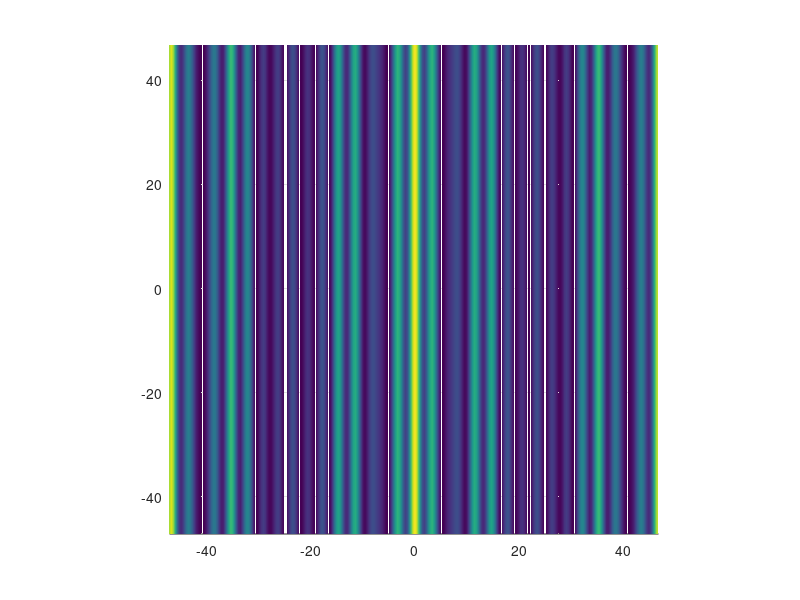
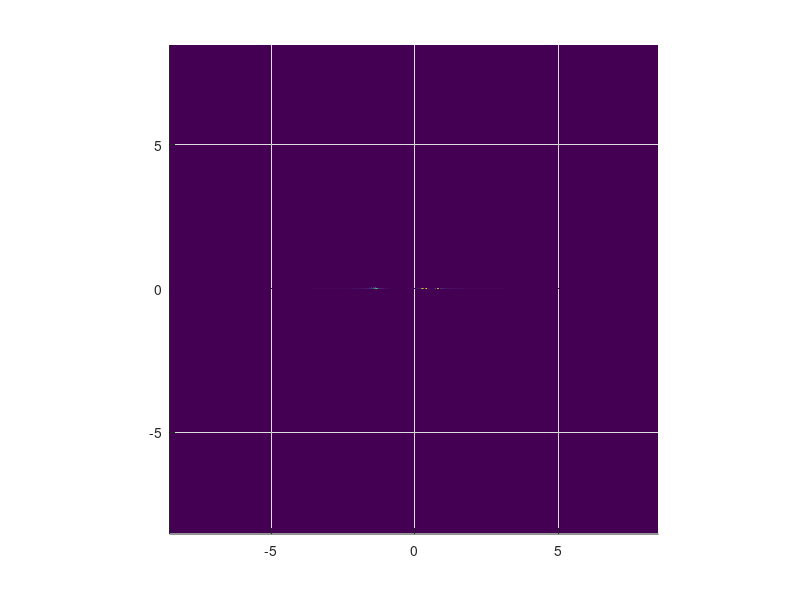
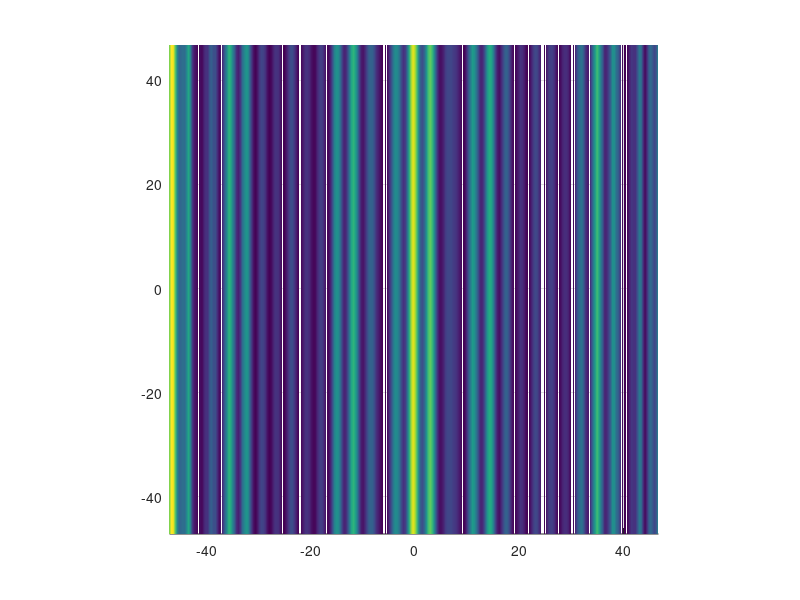
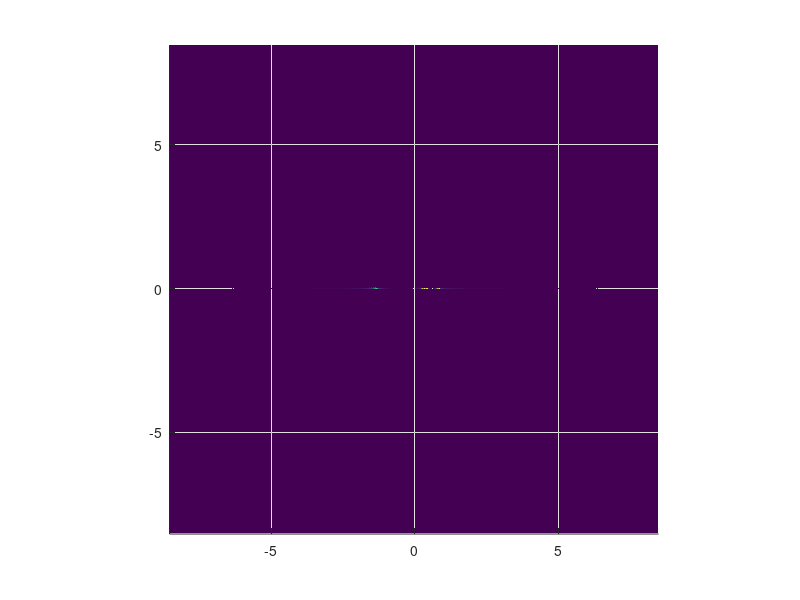

These figures' MATLAB source, in order:
clear all; format long; clc;             % 2D-Helmholtz Equation
k=2*pi;
lambda = 2.*pi./k;
% Nx=256*1; Lx=30; x=(Lx/Nx)*(-Nx/2:Nx/2-1)'; dx=x(2)-x(1); % x-grid
% Ny=256*1; Ly=30; y=(Ly/Ny)*(-Ny/2:Ny/2-1)'; dy=y(2)-y(1); % y-grid
Nx=256*1; Lx=30.*pi.*lambda; x=(Lx/Nx)*(-Nx/2:Nx/2-1)'; dx=x(2)-x(1); % x-grid
Ny=Nx; Ly=Lx; y=(Ly/Ny)*(-Ny/2:Ny/2-1)'; dy=y(2)-y(1); % y-grid
kx=(2*pi/Lx)*[0:Nx/2-1 -Nx/2:-1]'; % kx-grid
ky=(2*pi/Ly)*[0:Ny/2-1 -Ny/2:-1]'; % ky-grid
[X,Y]=meshgrid(x,y); [KX,KY]=meshgrid(kx,ky);

w=40;  u00=exp(-(X/w).^8-(Y/w).^8); % Beam at z=0
kz = 5.5;
kr = sqrt(k.^2-kz.^2);
r = sqrt(x.^2 + y.^2);

% Magic speckle random number gen
phi = exp(1i*pi./4.*X)+exp(1i*pi./8.*X)+exp(1i*pi./12.*X)+exp(1i*pi./0.2.*X);
% phi = exp(1i*(kx.*X+(kr.^2-kx.^2).*Y));
u0 = phi;

figure(1); surf(X,Y,abs(u0).^2); shading interp; view([0 90]);
axis square; axis tight;  % initial intensity at z=0
figure(2); surf(KX,KY,abs(fft2(u0))); shading interp; view([0 90]);
axis square; axis tight;  % Initial spectrum at z=0

S=100; zmax=lambda*5 ; z=linspace(0,zmax,S);
% S=100; zmax=10; z=linspace(0,zmax,S);

for m=1:S   % Solution of Helmholtz equation
    m
    u1=ifft2(fft2(u0).*exp(1i*z(m)*sqrt(k^2-KX.^2-KY.^2)));
    field(m,:,:)=u1;
end; 
figure(3); surf(X,Y,abs(u1).^2); shading interp; view([0 90]);
axis square; axis tight; % Final intensity at z=zmax
figure(4); surf(KX,KY,abs(fft2(u1))); shading interp; view([0 90]);
axis square; axis tight;  % Final spectrum at z=zmax

% Note: Outside the +/- (2*pi) in the fourier spectrum, we have 
% evansecent waves. If the beam's width becomes compare to thewavelength
% (1 micron here) then you do have evanescent waves